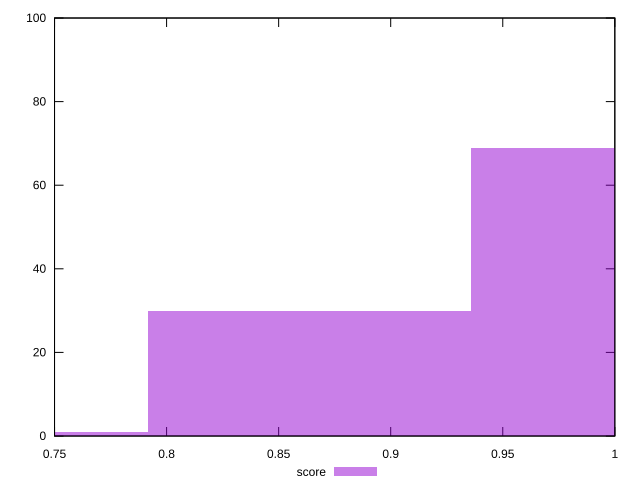

gnuplot code for this plot:
reset

$score <<EOF
0.7198616673539481 1
1.0078063342955272 69
0.8638340008247376 30
EOF

set key outside below
set boxwidth 0.1439723334707896
set xrange [0.75:1]
set yrange [0:100]
set trange [0:100]
set style fill transparent solid 0.5 noborder
set terminal svg size 640, 490 enhanced background rgb 'white'
set output "report_00018_2021-02-10T15-25-16.877Z/uses-rel-preconnect/samples/pages+cached+noadtech+nomedia/score/histogram.svg"

plot $score title "score" with boxes

reset
